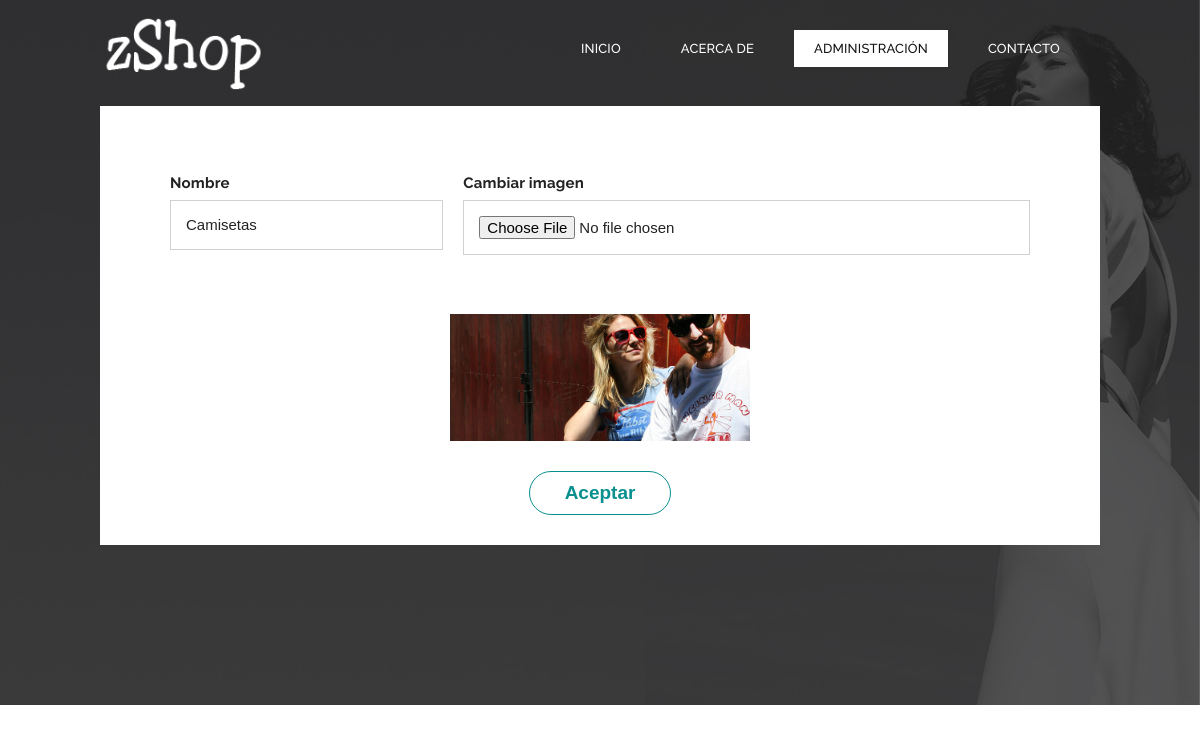
Screenshot of /proyecto/mod_categorias.php?idcat=1 (signed in) with the database file from the repository.
### tables this page shows
CREATE TABLE IF NOT EXISTS `categorias` (
  `id` int NOT NULL AUTO_INCREMENT,
  `nombre` varchar(100) NOT NULL,
  `imagen` varchar(255) NOT NULL,
  PRIMARY KEY (`id`)
);

### proyecto/mod_categorias.php (the view, shortened to what this page needs)
<?php
include 'config.php';
if (isset($_GET['idcat'])){
    $idcat=filter_input(INPUT_GET,'idcat',FILTER_VALIDATE_INT);
}
?>
<!DOCTYPE html>
<html lang="en">
<head>
  	<link rel="stylesheet" href="css/zerogrid.css">
	<link rel="stylesheet" href="css/style.css">
    <link href="font-awesome/css/font-awesome.min.css" rel="stylesheet" type="text/css">
	<link rel="stylesheet" href="css/menu.css">
    <link rel="stylesheet" href="owlcarousel/assets/owl.carousel.min.css">
</head>
<body class="sub-page">
	<div class="wrap-body">
		<header class="main-header">
			<div class="zerogrid">
				<div class="row">
					<div class="col-1-3">
						<a class="site-branding" href="index.php">
							<img src="images/logo.png"/>
						</a>
					</div>
					<div class="col-2-3">
						<div id='cssmenu' class="align-right">
							<ul>
							   <li><a href='index.php'><span>INICIO</span></a></li>
							   <li><a href='single.html'><span>ACERCA DE</span></a></li>
							   <li class="active"><a href='login.php'><span>ADMINISTRACIÓN</span></a></li>
							   <li class='last'><a href='contact.php'><span>CONTACTO</span></a></li>
							</ul>
						</div>
					</div>
				</div>
			</div>
        </header>
	<section id="container" class="zerogrid">
		<div class="wrap-container">
			<div class="contact-form">
				<div id="contact_form">
                    <?php
                        try {
                            $sql="SELECT * from categorias where id=:x";
                            $stmt=$cone->prepare($sql);
                            if  ($stmt->execute([":x"=>$idcat])){
                                if  ($fila=$stmt->fetch()){
                    ?>
                                    <form method="post" enctype="multipart/form-data">
                                        <label class="row">
									        <div class="col-1-3">
										        <div class="wrap-col">
                                                    <label for="nombre">Nombre</label>
                                                    <input type="text" name="nombrecat" value="<?=$fila['nombre']?>"/>
                                                    <?=isset($errores['nombrecat']) ? $errores['nombrecat'] : ''?><br>
										        </div>
									        </div>
									        <div class="col-2-3">
										        <div class="wrap-col">
                                                    <label for="imagen">Cambiar imagen</label>
											        <input type="file" name="imagen" id="">
                                                    <?=isset($errores['imagen']) ? $errores['imagen'] : ''?><br>
										        </div>
									        </div>
								        </label>
                                        <div class="t-center">
                                            <img width='300' height='300' src="<?=$fila['imagen']?>"/>
                                        </div>
                                        <div class="t-center">
                                            <input type="submit" class="button button-skin" name="aceptar" value="Aceptar"/>
                                        </div>
                                    </form>
                    <?php
                                }
                            }
                        } catch (PDOException $e){
                            die("Error al mostrar datos");
                        } catch (Exception $e){
                            die("Error de acceso");
                        }
                    ?>
				</div>
			</div>
		</div>
	</section>
	<footer>
		<div class="zerogrid">
			<div class="bottom-footer"></div>
            <div class="bottom-footer"></div>
		</div>
	</footer>
    </div>
</body>
</html>

### proyecto/css/zerogrid.css (style rules this page uses)
.zerogrid { width: 1000px; position: relative; margin: 0 auto; padding: 0px; }
.zerogrid:after { content: "\0020"; display: block; height: 0; clear: both; visibility: hidden; }
.zerogrid .row:before,.row:after { content: '\0020'; display: block; overflow: hidden; visibility: hidden; width: 0; height: 0; }
.zerogrid .row:after { clear: both; }
.zerogrid .row { zoom: 1; }
.zerogrid .wrap-col { margin:10px; }
.zerogrid .col-1-2, .zerogrid .col-1-3, .zerogrid .col-2-3, .zerogrid .col-1-4, .zerogrid .col-2-4, .zerogrid .col-3-4, .zerogrid .col-1-5, .zerogrid .col-2-5, .zerogrid .col-3-5, .zerogrid .col-4-5, .zerogrid .col-1-6, .zerogrid .col-2-6, .zerogrid .col-3-6, .zerogrid .col-4-6, .zerogrid .col-5-6 { float:left; display: inline-block; }
.zerogrid .col-1-3,.zerogrid .col-1-3-fixed { width:33.33%; }
.zerogrid .col-2-3,.zerogrid .col-2-3-fixed { width:66.66%; }

### proyecto/css/style.css (style rules this page uses)
a,abbr,acronym,address,applet,article,aside,audio,b,blockquote,big,body,center,canvas,caption,cite,code,command,datalist,dd,del,details,dfn,dl,div,dt,em,embed,fieldset,figcaption,figure,font,footer,form,h1,h2,h3,h4,h5,h6,header,hgroup,html,i,iframe,img,ins,kbd,keygen,label,legend,li,meter,nav,object,ol,output,p,pre,progress,q,s,samp,section,small,span,source,strike,strong,sub,sup,u,ul,var { background:transparent;border:0 none;font-size:100%;margin:0;padding:0;border:0;outline:0;vertical-align:top; }
ol, ul { list-style:none; }
img { vertical-align:top; }
article, aside, audio, canvas, command, datalist, details, embed, figcaption, figure, footer, header, hgroup, keygen, meter, nav, output, progress, section, source, video { display:block; }
input, textarea { border:0; padding:0; margin:0; outline: 0; }
input, textarea, select { margin:0; padding:0px; }
* { -webkit-box-sizing: border-box; -moz-box-sizing: border-box; box-sizing: border-box; }
html { -webkit-text-size-adjust: none; }
img { max-width:100%; height: auto;width: auto\9; }
a { color: #888;text-decoration: none;-webkit-transition: all .2s ease-in-out;-moz-transition: all .2s ease-in-out;transition: all .2s ease-in-out; }
label { cursor:pointer;margin:5px 0;display:block;font-weight:bold; }
input { display:block;width:100%;color:#222;border:1px solid #d1d1d1;padding:15px;margin: 5px 0 20px 0;font-size: 15px; }
input:not([type]), input[type="color"], input[type="email"], input[type="number"], input[type="password"], input[type="tel"], input[type="url"], input[type="text"], input[type="search"], textarea, .form-control, select { border-radius: 0 0 0 0; box-shadow: none; display: block; font-weight: normal; line-height: 1.2; outline: medium none; transition: border-color 0.2s ease-in-out 0s, color 0.2s ease-in-out 0s; width: 100%; }
.t-center { text-align: center !important; }
.post:after, .post:before, article:after, article:before, section:after, section:before { clear: both; content: '\0020'; display: block; visibility: hidden; width: 0; height: 0; }
html, body { width:100%; padding:0; margin:0; }
body { font: 14px/25px Arial, Helvetica, sans-serif;font-family: 'Raleway', sans-serif;background: #fff;color: #666;font-size: 15px;line-height: 1.6em;letter-spacing: .2px; }
body .wrap-body { background-image: url(../images/bg3.jpg);background-position: center center;background-repeat: no-repeat;background-attachment: fixed;background-size: cover;color:#fff;position: relative; }
header { padding: 15px 0px; }
a.site-branding { text-align: center;color: #888;height: auto;padding: 0;display: inline-block; }
a.site-branding img { max-width: 170px; }
#container .wrap-container { background: #fff; }
.single-post .wrap-post, .comments-are, .contact-form { padding:30px; position: relative;; }
footer { font-size: 13px;color: #ddd; }
footer .bottom-footer { text-align: center;padding: 40px 0;color: #fff; }
#contact_form, #comment { padding:20px 30px 0;color: #222; }
.contact-form { margin-top: 0; }
.button { cursor: pointer;font-size: 13px;border:1px solid #ffffff;display: inline-block;text-decoration: none;color: #fff;padding: 10px 15px;-webkit-transition: all .35s;-moz-transition: all .35s;transition: all .35s; }
.button-skin { background-color: #fff;color: #098F8E;border: 1px solid #098F8E;font-weight: bold;width: auto;padding: 10px 35px;border-radius: 30px;font-size: 19px;margin: 30px 0 0; }

### rows the page displays
categorias: nombrecat "Camisetas", imagen (picture)
